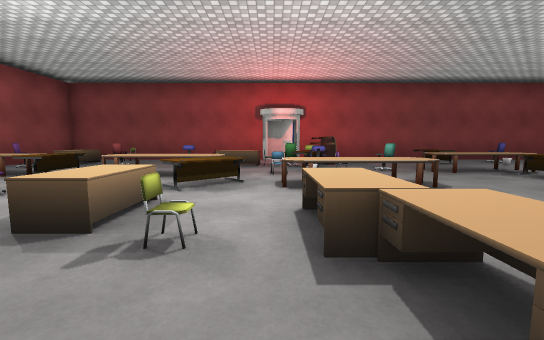
view 1 (above)

18 first-person views from a walk through a Unity game level. The camera is 1.2 m above the floor, tilts 6° down and sees 90° across. The floor is counted in squares, 2 m on a side. Each view is taken from the middle of a square. On the plan, view 1 faces up. The plan holds only what a view shows up to about 9 squares ahead; the rest is blank. The place goes on beyond the plan. The player character is not drawn. Some surface patterns are stand-ins.

view 2
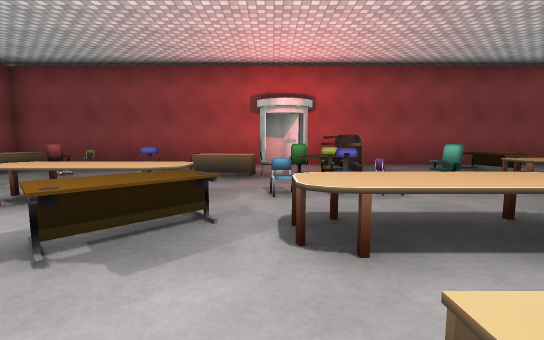

view 3
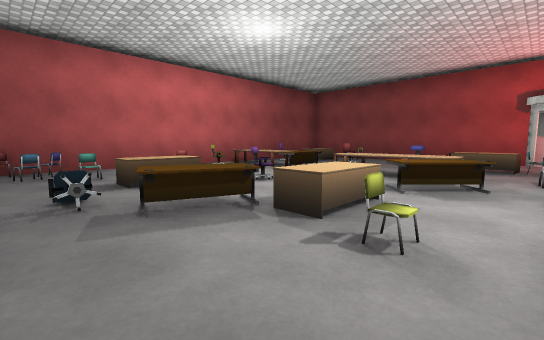

view 4
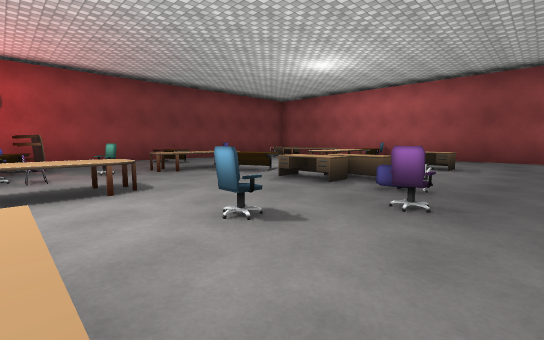

view 5
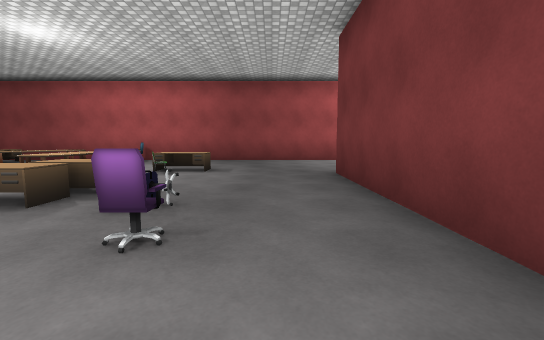

view 6
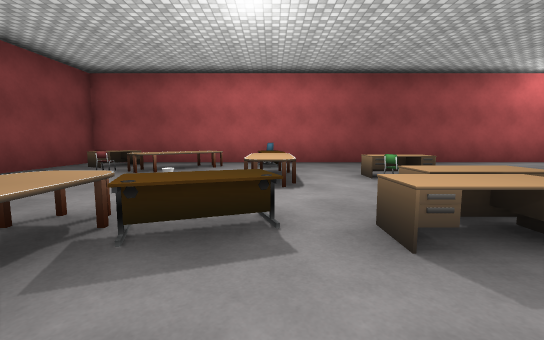

view 7
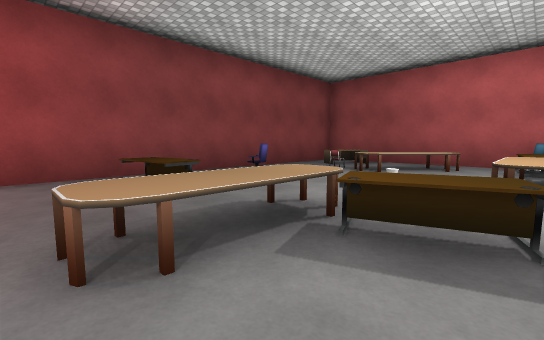

view 8
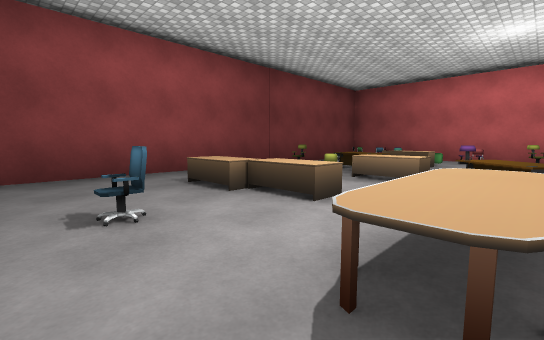

view 9
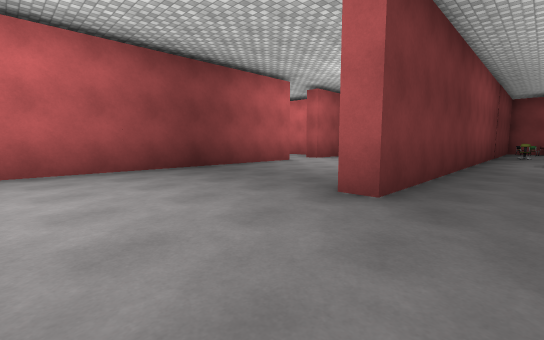

view 10
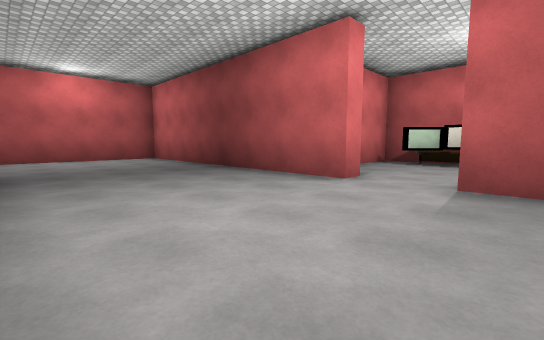

view 11
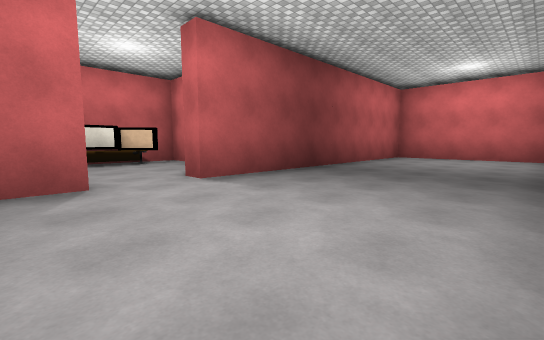

view 12
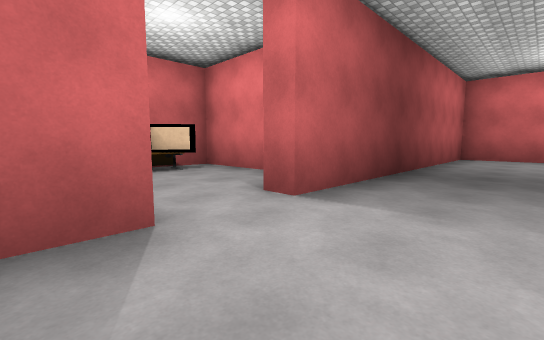

view 13
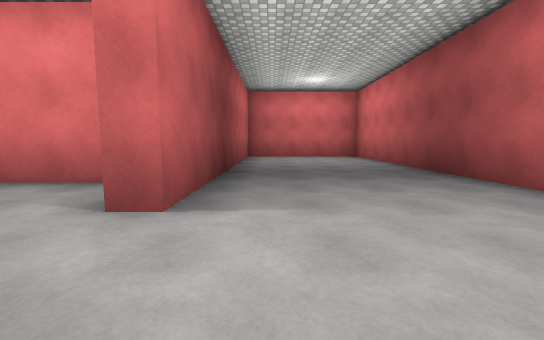

view 14
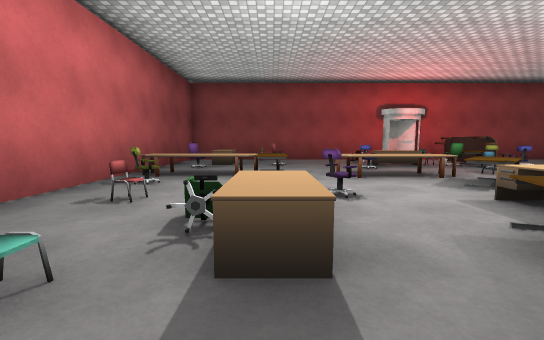

view 15
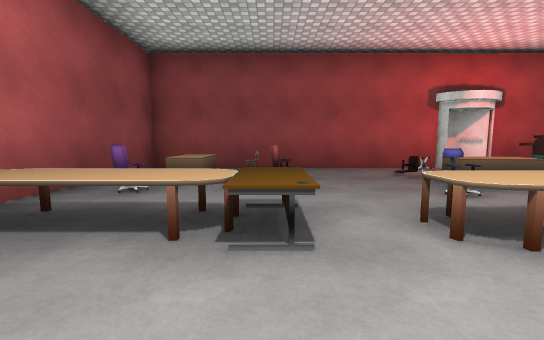

view 16
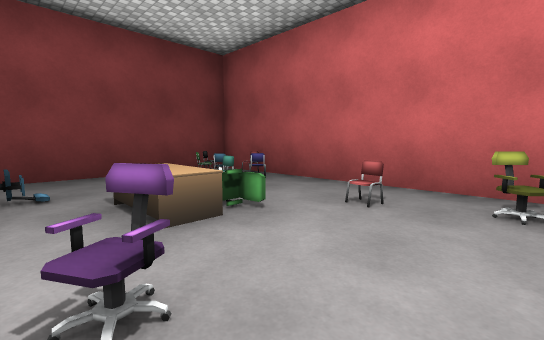

view 17
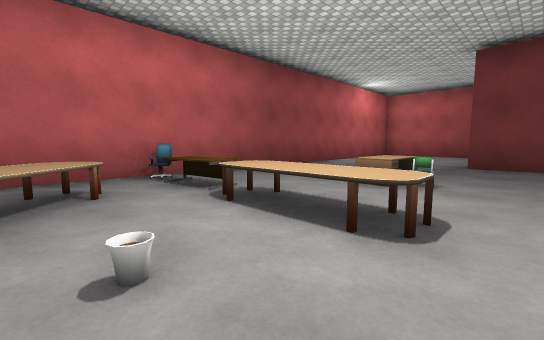

view 18
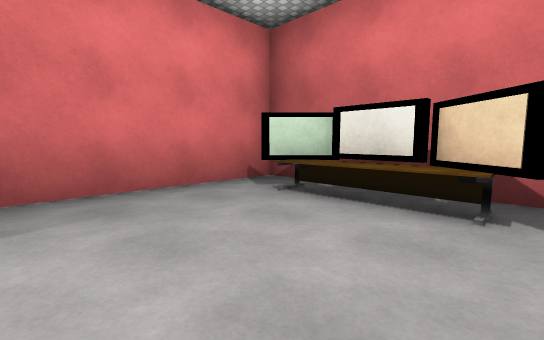

### Floor plan
Points are (right, up) in squares from view 1. A wall is a line through its corners. A room is listed if a view was taken in it or the views show most of it. See-through windows are left out.
Room 1 (views 1, 2, 3, 4, 5, 6, 7, 8, 9, 10, 11, 12, 13, 14, 15, 16, 17)
walls: (0.8, -1.7) (-5.1, -1.7); (0.7, 8.9) (0.3, 9.5) (-0.3, 9.5); (-0.2, 9.1) (-6.7, 9.1) (-6.7, -1.2) (7.2, -1.2) (7.2, -1.8); (3.3, -6.5) (3.3, -5.9) (10.1, -5.9); (-6.7, -2) (-6.7, -5.9) (1.7, -5.9) (1.7, -6.5); (10.9, -5) (10.9, 9.1) (0.9, 9.1)
ways out: opening at (2.5, -6) to room 2
objects: other object (-7, 0); other object (-6, -1); other object (-6, 0); other object (-6, 1); other object (-6, 3); other object (-6, 4); other object (-6, 5) to (-5, 5); other object (-6, 6); other object (-6, 7) to (-5, 8); other object (-5, 1); other object (-5, 2); other object (-4, 1) to (-4, 2); other object (-4, 5); other object (-4, 7); other object (-4, 9); other object (-3, 0); other object (-3, 1) to (-2, 1); other object (-3, 3); other object (-3, 5) to (-1, 5); other object (-2, 2); other object (-2, 6); other object (-1, 2); other object (-1, 4); other object (-1, 7); other object (-1, 8); other object (0, 4) to (2, 4); other object (0, 5); other object (0, 7); other object (1, 1); other object (1, 2); other object (1, 5); other object (1, 6) to (1, 7); other object (2, 2); other object (2, 5); other object (2, 6); other object (2, 7) to (2, 8); other object (3, 1); other object (3, 5) to (5, 6); other object (4, 1); other object (4, 7) to (5, 8); other object (5, 2) to (5, 3); other object (5, 4) to (5, 5); other object (6, 8); other object (7, 2); other object (7, 4) to (8, 4); other object (8, 2); other object (8, 7); other object (9, 4); other object (9, 5) to (10, 7); other object (9, 8) to (10, 8); other object (10, 4)
Room 2 (view 18)
walls: (0, -7.4) (0, -10.4) (4.5, -10.4) (4.5, -6.9)
ways out: opening at (2.5, -6) to room 1
objects: other object (1, -10); other object (1, -10) to (3, -9)

Where each view was taken, in squares from view 1:
view 1: 0 up, 0 right, facing up
view 2: 2 up, 0 right, facing up
view 3: 0 up, 0 right, facing up-left
view 4: 0 up, 1 right, facing up-right
view 5: 0 up, 2 right, facing right
view 6: 4 up, 3 right, facing right
view 7: 4 up, 3 right, facing up-right
view 8: 4 up, 3 right, facing down-left
view 9: 0 up, 10 right, facing down-left
view 10: 2 down, 1 right, facing down-right
view 11: 2 down, 4 right, facing down-left
view 12: 4 down, 4 right, facing down-left
view 13: 5 down, 4 right, facing left
view 14: 0 up, 4 left, facing up
view 15: 3 up, 4 left, facing up
view 16: 4 up, 3 left, facing down-left
view 17: 6 up, 6 right, facing down-right
view 18: 7 down, 1 right, facing down-right
